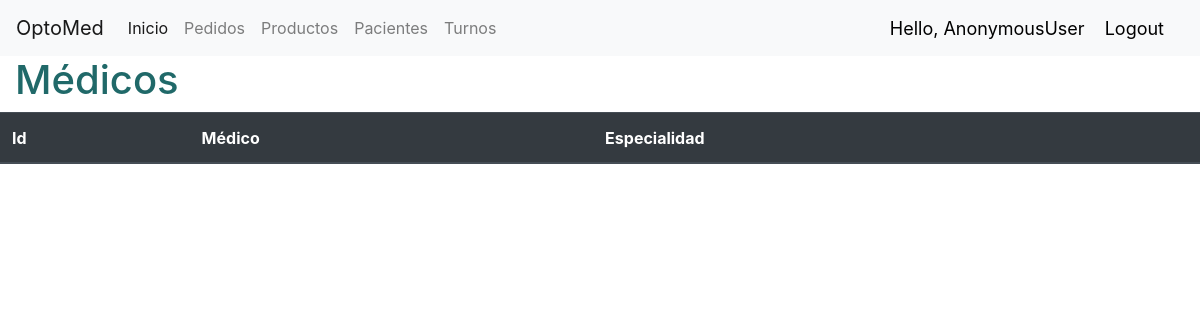
Before: /turnos/medicos/ with the older database file.
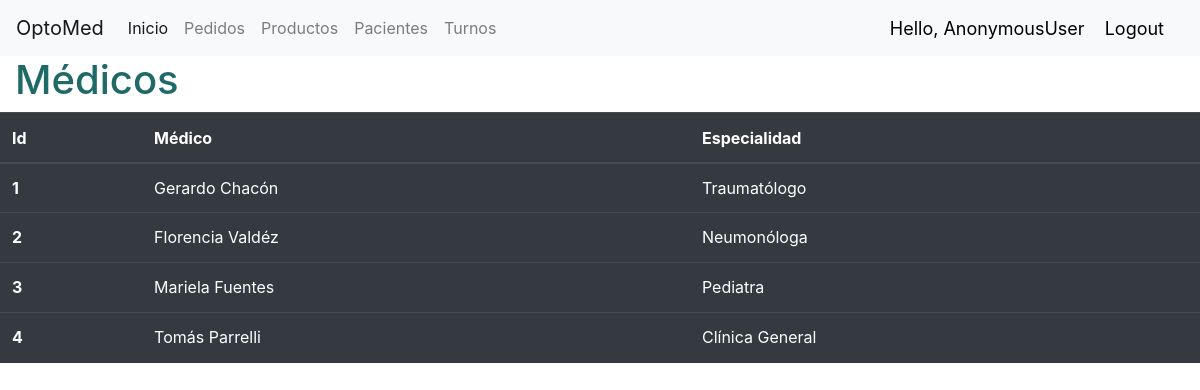
After: the same page with the newer database file.
### turnos/models.py (models this page shows, shortened)
class Medico(models.Model):
  nombre = models.CharField(max_length=200, null=True)
  especialidad = models.CharField(max_length=200, null=True)
  fecha_creación = models.DateTimeField(auto_now_add=True, null=True)

### turnos/views.py (the view)
# urls.py: path("medicos/", views.medicos, name="medicos"),
def medicos(request):
  return render(request, "turnos/medicos.html", context)

### turnos/templates/turnos/medicos.html (shortened to what this page needs)
{% extends "turnos/layout.html" %}
{% block body %}
  <h1> Médicos </h1>
<table class="table table-hover table-dark">
  <thead>
    <tr>
      <th scope="col">Id</th>
      <th scope="col">Médico</th>
      <th scope="col">Especialidad</th>
    </tr>
  </thead>
  <tbody>
        {% for medico in medicos %}
          <tr>
          <th scope="row">{{ medico.pk }}</th>
          <td>{{ medico.nombre }}</td>
          <td>{{ medico.especialidad }}</td>
          </tr>
        {% endfor %}
  </tbody>
</table>
{% endblock %}

Changed rows visible on the page:
added Medico: pk "1", nombre "Gerardo Chacón", especialidad "Traumatólogo"
added Medico: pk "2", nombre "Florencia Valdéz", especialidad "Neumonóloga"
added Medico: pk "3", nombre "Mariela Fuentes", especialidad "Pediatra"
added Medico: pk "4", nombre "Tomás Parrelli", especialidad "Clínica General"
